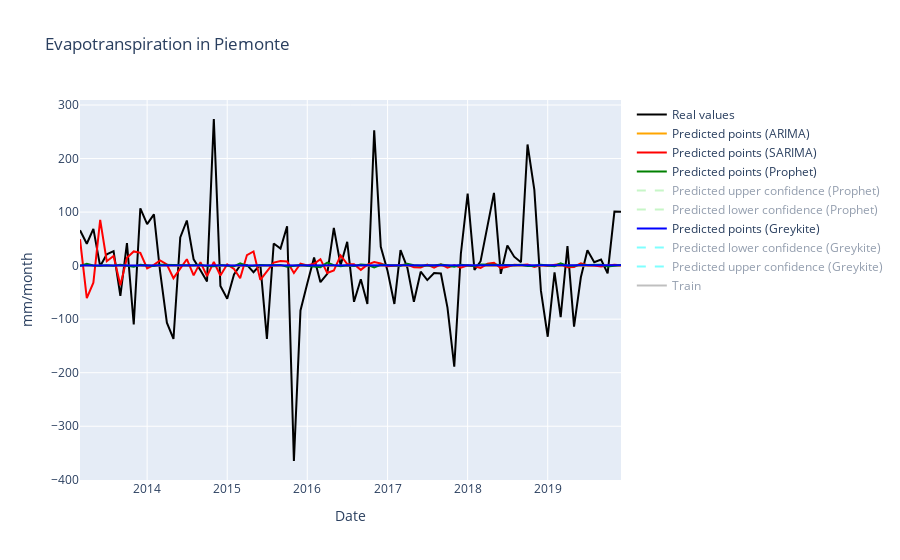
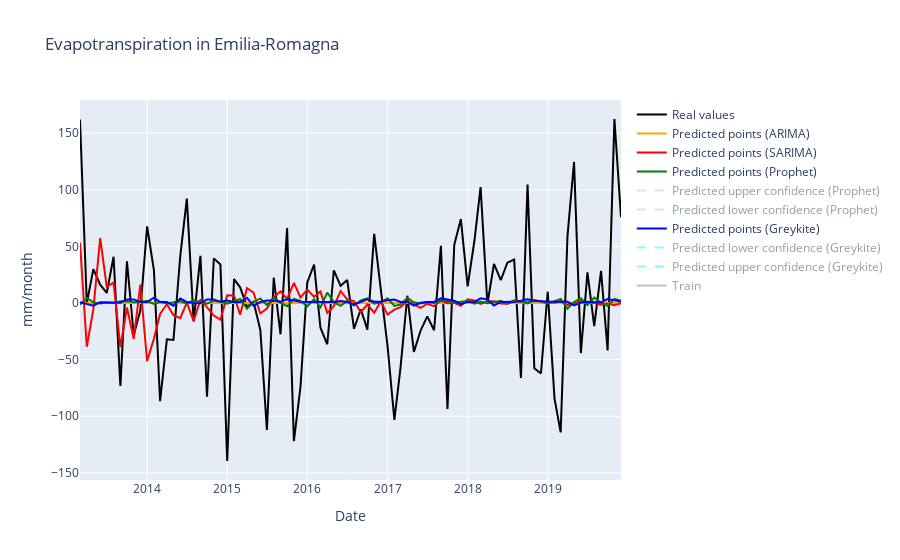

The code cell stored with these charts, in order, in its notebook:
### Markdown cell above
### Precipitation

### Code cell
errors_pt = pd.DataFrame(columns=["region","error_ARIMA", "error_SARIMA", "error_Prophet", "error_Greykite"])

for region in regions:
    temp = model_estimation(tp, region, True, True, True, True) 
    errors_pt = errors_pt.append(temp)
